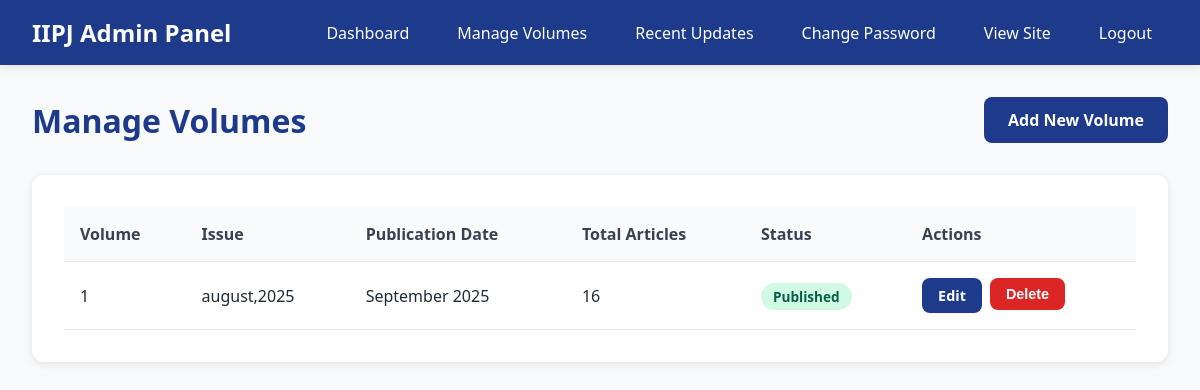
The app's page /admin/volumes.php (signed in) with its own data.
### tables this page shows
CREATE TABLE `volumes` (
  `id` int(11) NOT NULL,
  `volume_number` int(11) NOT NULL,
  `issue_number` varchar(25) NOT NULL,
  `publication_date` date NOT NULL,
  `page_range` varchar(50) DEFAULT NULL,
  `issn` varchar(50) DEFAULT '3107-7269',
  `cover_image` varchar(255) DEFAULT NULL,
  `volume_pdf` varchar(255) DEFAULT NULL,
  `description` text DEFAULT NULL,
  `status` enum('draft','published') DEFAULT 'published',
  `total_articles` int(11) DEFAULT 0,
  `total_downloads` int(11) DEFAULT 0,
  `is_special_edition` tinyint(1) NOT NULL DEFAULT 0,
  `special_edition_year` int(4) DEFAULT NULL,
  `created_at` timestamp NOT NULL DEFAULT current_timestamp(),
  `updated_at` timestamp NOT NULL DEFAULT current_timestamp() ON UPDATE current_timestamp()
);

### admin/volumes.php (the view, shortened to what this page needs)
<?php
$db = getDBConnection();
$action = $_GET['action'] ?? 'list';
$volume = null;
$volumes = [];
if ($action === 'list') {
    $stmt = $db->prepare("
        SELECT *
        FROM volumes
        ORDER BY volume_number DESC, issue_number DESC
    ");
    $stmt->execute();
    $volumes = $stmt->fetchAll();
}
$isSpecialEdition = false;
$specialEditionYearValue = '';
?>
<!DOCTYPE html>
<html lang="en">
<head>
</head>
<body>
    <nav class="navbar">
        <div class="nav-container">
            <div class="nav-brand">IIPJ Admin Panel</div>
            <ul class="nav-menu">
                <li><a href="dashboard.php">Dashboard</a></li>
                <li><a href="volumes.php">Manage Volumes</a></li>
                <li><a href="recent_updates.php">Recent Updates</a></li>
                <li><a href="change_password.php">Change Password</a></li>
                <li><a href="../volumes.php">View Site</a></li>
                <li><a href="logout.php">Logout</a></li>
            </ul>
        </div>
    </nav>
    <div class="container">
        <?php if ($action === 'add' || $action === 'edit'): ?>
            <div class="page-header">
                <h1><?php echo $action === 'add' ? 'Add New Volume' : 'Edit Volume'; ?></h1>
                <a href="volumes.php" class="btn btn-secondary">Back to List</a>
            </div>
            <div class="form-container">
                <form method="POST" enctype="multipart/form-data">
                    <input type="hidden" name="action" value="<?php echo $action; ?>">
                    <?php if ($action === 'edit'): ?>
                        <input type="hidden" name="volume_id" value="<?php echo $volume['id']; ?>">
                    <?php endif; ?>
                    <div class="form-row">
                        <div class="form-group">
                            <label for="volume_number">Volume Number *</label>
                            <input type="number" id="volume_number" name="volume_number" required
                                   value="<?php echo $volume ? htmlspecialchars($volume['volume_number']) : ''; ?>">
                        </div>
                        <div class="form-group">
                            <label for="issue_number">Issue Number *</label>
                            <input type="text" id="issue_number" name="issue_number" required
                                   value="<?php echo $volume ? htmlspecialchars($volume['issue_number']) : ''; ?>">
                        </div>
                    </div>
                    <div class="form-row">
                        <div class="form-group">
                            <label for="publication_date">Publication Date *</label>
                            <input type="date" id="publication_date" name="publication_date" required
                                   value="<?php echo $volume ? htmlspecialchars($volume['publication_date']) : ''; ?>">
                        </div>
                        <div class="form-group">
                            <label for="status">Status</label>
                            <select id="status" name="status">
                                <option value="published" <?php echo ($volume && $volume['status'] === 'published') ? 'selected' : ''; ?>>Published</option>
                                <option value="draft" <?php echo ($volume && $volume['status'] === 'draft') ? 'selected' : ''; ?>>Draft</option>
                            </select>
                        </div>
                    </div>
                    <div class="form-row">
                        <div class="form-group">
                            <label for="page_range">Page Range</label>
                            <input type="text" id="page_range" name="page_range" placeholder="e.g., 1-100"
                                   value="<?php echo $volume ? htmlspecialchars($volume['page_range']) : ''; ?>">
                        </div>
                        <div class="form-group">
                            <label for="issn">ISSN</label>
                            <input type="text" id="issn" name="issn" value="<?php echo $volume ? htmlspecialchars($volume['issn']) : '3107-7269'; ?>">
                        </div>
                    </div>
                    <div class="form-group">
                        <label for="total_articles">Total Articles</label>
                        <input type="number" id="total_articles" name="total_articles" min="0" placeholder="e.g., 12"
                               value="<?php echo $volume ? htmlspecialchars($volume['total_articles']) : ''; ?>">
                    </div>
                    <div class="form-group">
                        <label class="special-edition-toggle" for="is_special_edition">
                            <input type="checkbox" id="is_special_edition" name="is_special_edition" value="1" <?php echo $isSpecialEdition ? 'checked' : ''; ?>>
                            Mark as Special Edition
                        </label>
                        <div id="specialEditionYearField" class="special-year-field <?php echo $isSpecialEdition ? 'active' : ''; ?>">
                            <label for="special_edition_year">Special Edition Year</label>
                            <input type="number" id="special_edition_year" name="special_edition_year" min="1900" max="2100" placeholder="e.g., 2024"
                                   value="<?php echo htmlspecialchars($specialEditionYearValue); ?>" <?php echo $isSpecialEdition ? '' : 'disabled'; ?>>
                            <p class="special-edition-note">This year will be visible to readers whenever the volume is marked as a special edition.</p>
                        </div>
                    </div>
                    <div class="form-group">
                        <label for="cover_image">Cover Image</label>
                        <input type="file" id="cover_image" name="cover_image" accept="image/*">
                        <?php if ($volume && $volume['cover_image']): ?>
                            <p style="margin-top: 0.5rem; color: #6b7280;">
                                Current: <a href="<?php echo SITE_URL . '/uploads/covers/' . $volume['cover_image']; ?>" target="_blank">View</a>
                            </p>
                        <?php endif; ?>
                    </div>
                    <div class="form-group">
                        <label for="volume_pdf">Volume PDF</label>
                        <input type="file" id="volume_pdf" name="volume_pdf" accept="application/pdf">
                        <?php if ($volume && $volume['volume_pdf']): ?>
                            <p style="margin-top: 0.5rem; color: #6b7280;">
                                Current: <a href="<?php echo SITE_URL . '/uploads/pdfs/' . $volume['volume_pdf']; ?>" target="_blank">View</a>
                            </p>
                        <?php endif; ?>
                        <p style="margin-top: 0.5rem; color: #6b7280; font-size: 0.9rem;">
                            Max file size: <?php echo formatFileSize(MAX_FILE_SIZE); ?>
                        </p>
                    </div>
                    <div class="form-group">
                        <label for="description">Description</label>
                        <textarea id="description" name="description" rows="4"><?php echo $volume ? htmlspecialchars($volume['description']) : ''; ?></textarea>
                    </div>
                    <div class="form-actions">
                        <button type="submit" class="btn"><?php echo $action === 'add' ? 'Add Volume' : 'Update Volume'; ?></button>
                        <a href="volumes.php" class="btn btn-secondary">Cancel</a>
                    </div>
                </form>
            </div>
        <?php else: ?>
            <div class="page-header">
                <h1>Manage Volumes</h1>
                <a href="volumes.php?action=add" class="btn">Add New Volume</a>
            </div>
            <div class="table-container">
                <?php if (empty($volumes)): ?>
                    <p>No volumes found. <a href="volumes.php?action=add">Create your first volume</a></p>
                <?php else: ?>
                    <table>
                        <thead>
                            <tr>
                                <th>Volume</th>
                                <th>Issue</th>
                                <th>Publication Date</th>
                                <th>Total Articles</th>
                                <th>Status</th>
                                <th>Actions</th>
                            </tr>
                        </thead>
                        <tbody>
                            <?php foreach ($volumes as $vol): ?>
                                <tr>
                                    <td><?php echo htmlspecialchars($vol['volume_number']); ?></td>
                                    <td><?php echo htmlspecialchars($vol['issue_number']); ?></td>
                                    <td><?php echo date('F Y', strtotime($vol['publication_date'])); ?></td>
                                    <td><?php echo htmlspecialchars($vol['total_articles']); ?></td>
                                    <td>
                                        <span class="status-badge status-<?php echo $vol['status']; ?>">
                                            <?php echo ucfirst($vol['status']); ?>
                                        </span>
                                    </td>
                                    <td>
                                        <div class="actions">
                                            <a href="volumes.php?action=edit&id=<?php echo $vol['id']; ?>" class="btn btn-small">Edit</a>
                                            <form method="POST" style="display: inline;" onsubmit="return confirm('Are you sure you want to delete this volume? This will also delete all articles in it.');">
                                                <button type="submit" class="btn btn-small btn-danger">Delete</button>
                                            </form>
                                        </div>
                                    </td>
                                </tr>
                            <?php endforeach; ?>
                        </tbody>
                    </table>
                <?php endif; ?>
            </div>
        <?php endif; ?>
    </div>
</body>
</html>

### admin/volumes.php (style rules this page uses)
* { margin: 0; padding: 0; box-sizing: border-box; }
body { font-family: 'Segoe UI', Tahoma, Geneva, Verdana, sans-serif; background: #f9fafb; color: #1f2937; }
.navbar { background: #1e3a8a; color: white; padding: 1rem 0; box-shadow: 0 2px 10px rgba(0, 0, 0, 0.1); }
.nav-container { max-width: 1400px; margin: 0 auto; padding: 0 2rem; display: flex; justify-content: space-between; align-items: center; }
.nav-brand { font-size: 1.5rem; font-weight: bold; }
.nav-menu { display: flex; gap: 1rem; list-style: none; }
.nav-menu a { color: white; text-decoration: none; padding: 0.5rem 1rem; border-radius: 6px; transition: background 0.3s; }
.container { max-width: 1400px; margin: 0 auto; padding: 2rem; }
.page-header { display: flex; justify-content: space-between; align-items: center; margin-bottom: 2rem; }
.page-header h1 { color: #1e3a8a; }
.btn { display: inline-block; padding: 0.75rem 1.5rem; background: #1e3a8a; color: white; text-decoration: none; border-radius: 8px; font-weight: 600; border: none; cursor: pointer; transition: background 0.3s; }
.btn-danger { background: #dc2626; }
.table-container { background: white; padding: 2rem; border-radius: 12px; box-shadow: 0 2px 8px rgba(0, 0, 0, 0.1); overflow-x: auto; }
table { width: 100%; border-collapse: collapse; }
th, td { padding: 1rem; text-align: left; border-bottom: 1px solid #e5e7eb; }
th { background: #f9fafb; font-weight: 600; color: #374151; }
.status-badge { padding: 0.25rem 0.75rem; border-radius: 20px; font-size: 0.85rem; font-weight: 600; }
.status-published { background: #d1fae5; color: #065f46; }
.actions { display: flex; gap: 0.5rem; }
.btn-small { padding: 0.5rem 1rem; font-size: 0.9rem; }

### records on screen
volumes: volume_number "1", issue_number "august,2025", publication_date "September 2025", total_articles "16", status "Published"
